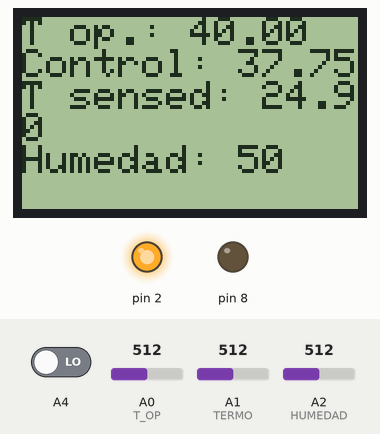
The sketch below on a simulated Arduino Uno, built with avr-gcc and run on an emulated ATmega328P. Shown: 84×48 one-colour display, output pins drawn as LEDs (lit = HIGH). The test bench sets the inputs (shaded band); at power-on: A1 (TERMO) = 512, A0 (T_OP) = 512, A2 (HUMEDAD) = 512, A4 LOW. What the sketch prints to the serial monitor is not drawn.

Above: at 2.9 s.
3.0 s: A1 (TERMO) set to 480
At 5.6 s:
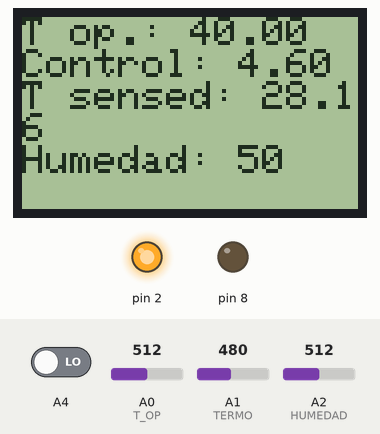
8.4 s: A1 (TERMO) set to 452
At 12.1 s:
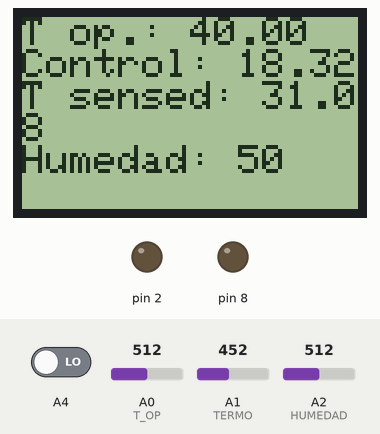
15.4 s: A1 (TERMO) set to 364
At 19.8 s:
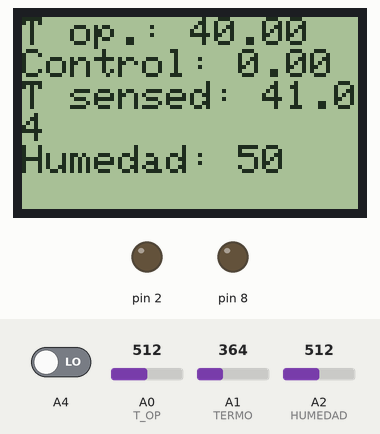
22.4 s: A1 (TERMO) set to 345
At 26.3 s:
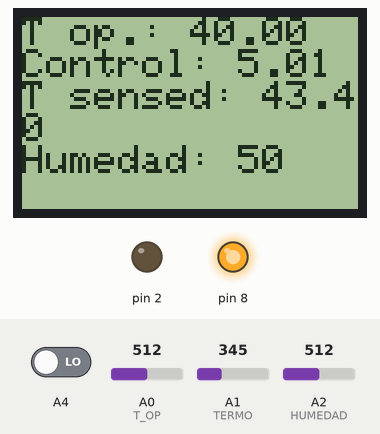
29.3 s: A0 (T_OP) set to 716
At 34.0 s:
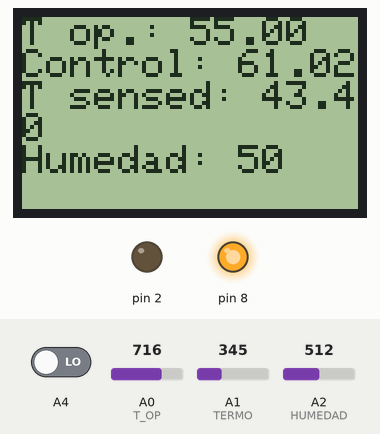
36.3 s: A2 (HUMEDAD) set to 716
At 40.4 s:
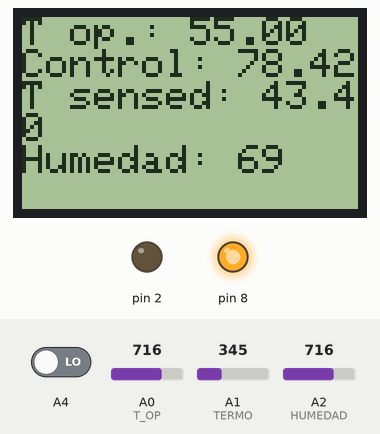
Timing chart, 0 to 41.9 s (numbered marks = the images above; inputs shaded):
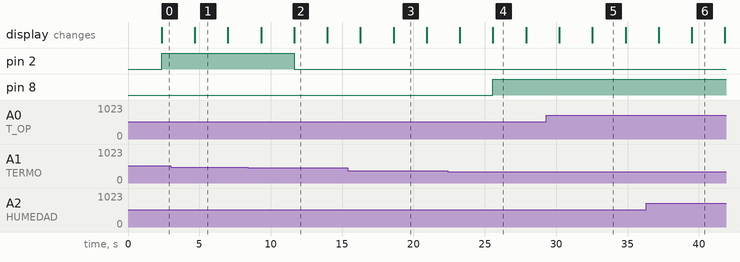

Measured:
- the behaviour switches between 463 and 462 on A1 (TERMO) (found by bisection; images 1 and 2)
- the behaviour switches between 357 and 356 on A1 (TERMO) (found by bisection; images 3 and 4)
- after the input at 8.4 s, pin 2: HIGH → LOW after 3.2 s
- after the input at 22.4 s, pin 8: LOW → HIGH after 3.2 s
- what the display in image 1 shows lasts 2.3 s, from 4.7 s to 7.0 s

The sketch:

incubadora.ino
```cpp
#define TERMO A1
#define T_OP A0
#define HUMEDAD A2
#define RESIST_SERIE 10000
#define R_ROOM 9980.47      // resistencia de termómetro a 25° C
#define ROOM_T 298.15      // temperatura ambiente en Kelvin
#define BETA 3455          // parámetro BETA de termómetro
#define Kp 2               // ganancia directamente proporcional a error3
#define Ki 5               // reducir error final sin aumentar mucho sobrepaso3
#define Kd 1               // incrementar tiempo de respuesta2
#include <PID_v1.h>        // librería de PID
#include <math.h>

// liberías para manipular PCD8544
#include <SPI.h>
#include <Adafruit_GFX.h>
#include <Adafruit_PCD8544.h>

// pines de PCD a arduino: SCLK = 7, DIN = 6, D/C = 5, CS = 4, RST = 3
Adafruit_PCD8544 display = Adafruit_PCD8544(7, 6, 5, 4, 3);

int t_op;
float vr;
float r_termo;

// PID
double setPoint, temperatura, salida;  // Variables de lazo realimentado del PID
PID incubadora(&temperatura, &salida, &setPoint, Kp, Ki, Kd, DIRECT);


void setup() {
  // put your setup code here, to run once:
  Serial.begin(9600);
  pinMode(2, OUTPUT);
  pinMode(8, OUTPUT);
  // INICIALIZAR VARIABLES DE PID
  int t_op = analogRead(T_OP);
  setPoint = map(t_op, 0, 1023, 0, 80);  // Mapeo señal potenciómetro a temp. operación

  // Temperatura termistor
  vr = analogRead(TERMO)*5.0/1023.0;
  r_termo = vr*RESIST_SERIE/(5-vr);
  float temp = 1.0/ROOM_T + (1.0/BETA)*log(r_termo/R_ROOM);
  temp = 1/temp;
  temperatura = temp - 273.15;

  // Activar PID
  incubadora.SetMode(AUTOMATIC);

  // Activar display
  display.begin();


}

void loop() {
  // put your main code here, to run repeatedly:

  Serial.println("loop");  // para saber orden de datos en python
  // Temperatura operación
  t_op = analogRead(T_OP);
  setPoint = map(t_op, 0, 1023, 0, 80);
  Serial.println(setPoint);
  delay(500);
  //

  // Sensor humedad
  int humid = analogRead(HUMEDAD);
  humid = map(humid, 0, 1023, 0, 100);
  Serial.println(humid);
  delay(500);

  // Resistencia termistor
  vr = analogRead(TERMO)*5.0/1023.0;
  r_termo = vr*RESIST_SERIE/(5-vr);
  delay(500);

  // uso de ecuación Steinhart simplificada
  float temp = 1.0/ROOM_T + (1.0/BETA)*log(r_termo/R_ROOM);
  temp = 1/temp;
  temperatura = temp - 273.15;
  Serial.println(temperatura);
  delay(500);

  // Algoritmo PID
  incubadora.Compute();
  Serial.println(salida);
  delay(300);

  // Imprimir en el LCD
  display.clearDisplay(); //clears display each time loop starts over
  display.setCursor(0,0);
  display.print("T op.: "); //this will be written on the LCD
  display.println(setPoint);
  display.print("Control: "); //this will be written on the LCD
  display.println(salida);
  display.print("T sensed: "); //this will be written on the LCD
  display.println(temperatura);
  display.print("Humedad: "); //this will be written on the LCD
  display.println(humid);
  display.display();

  // LEDs alerta
  if (temperatura <= 30){
    digitalWrite(2, HIGH);  // azul
  } else {digitalWrite(2, LOW);}
  if (temperatura >= 42){
    digitalWrite(8, HIGH);
  } else {digitalWrite(8, LOW);}

  // switch para deshabilitar/habilitar communicación serial
  if (digitalRead(A4) == HIGH){
    Serial.end();
  }
}
```
